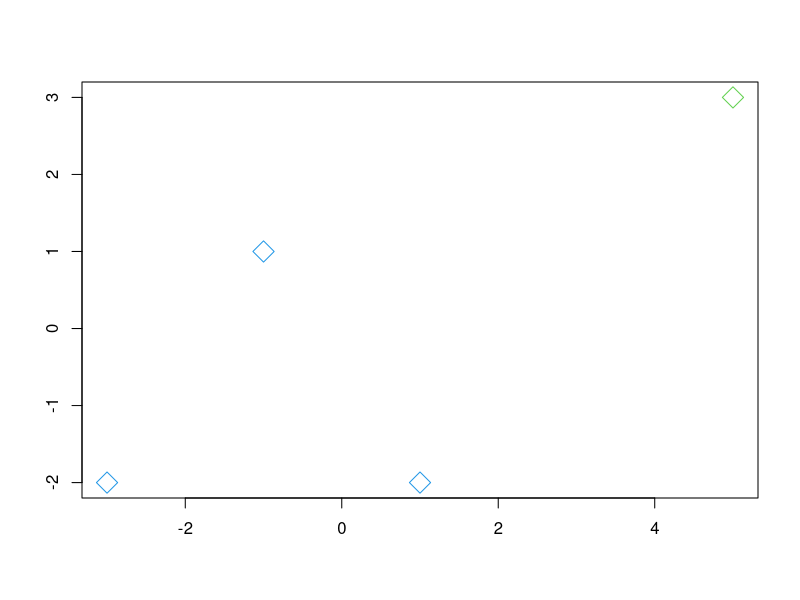

Recreate this plot in R.
#item =c("A","B","C","D")
x1 = c(5,-1,1,-3)
x2 = c(3,1,-2,-2)
data = cbind(x1,x2)
data

#CLUSTERS

#set.seed(2)
X=matrix(data, ncol = 2)
View(X)
#x[1:4,1]=x[1:4,1]
X[1:2,1]=X[1:2,1]
X[1:2,2]=X[1:2,2]
km.out=kmeans(X,2,nstart=256)   # agrupamiento de k-medias con k=2
km.out
km.out$tot.withinss
x11()
par(mfrow=c(1,1))
plot(X, col=(km.out$cluster+2), xlab="", ylab = "", pch=5, cex=2)
